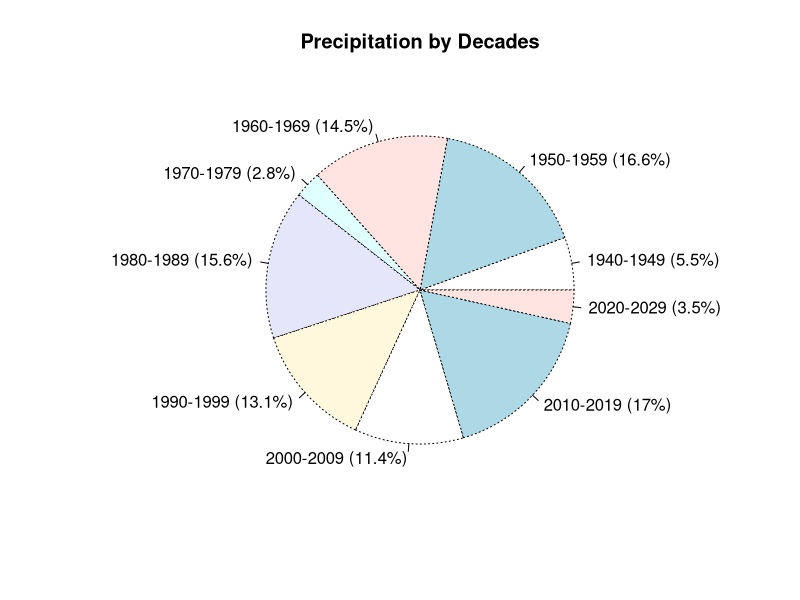
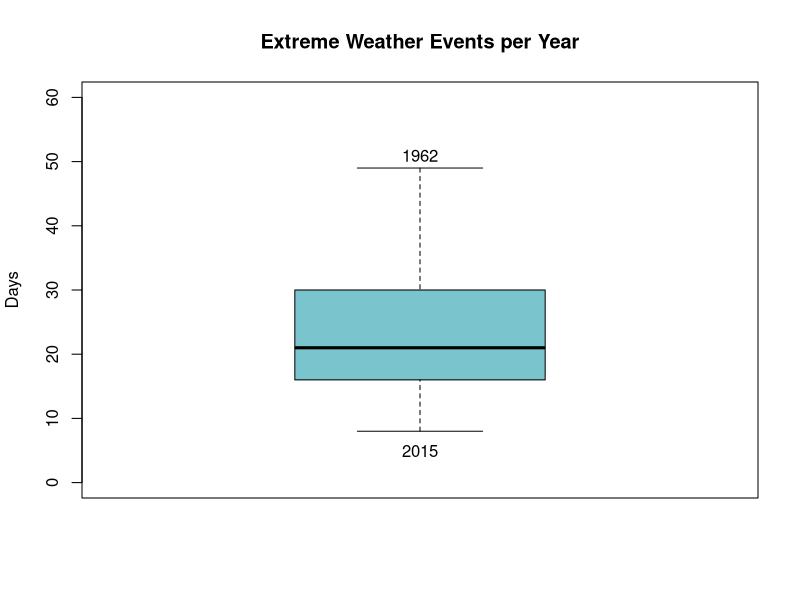
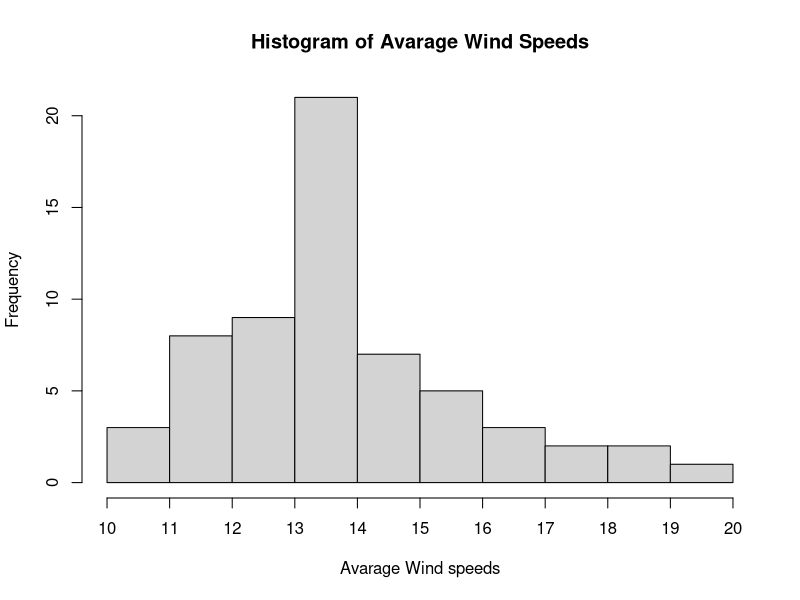
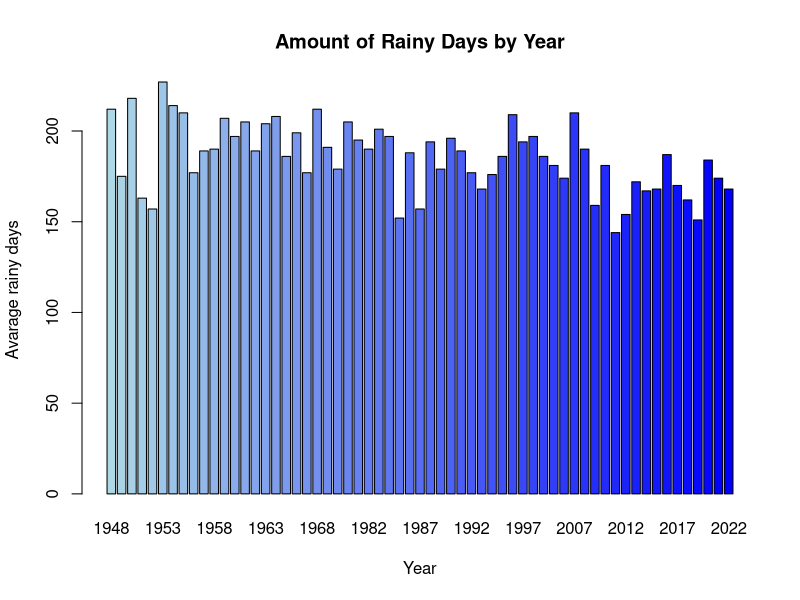
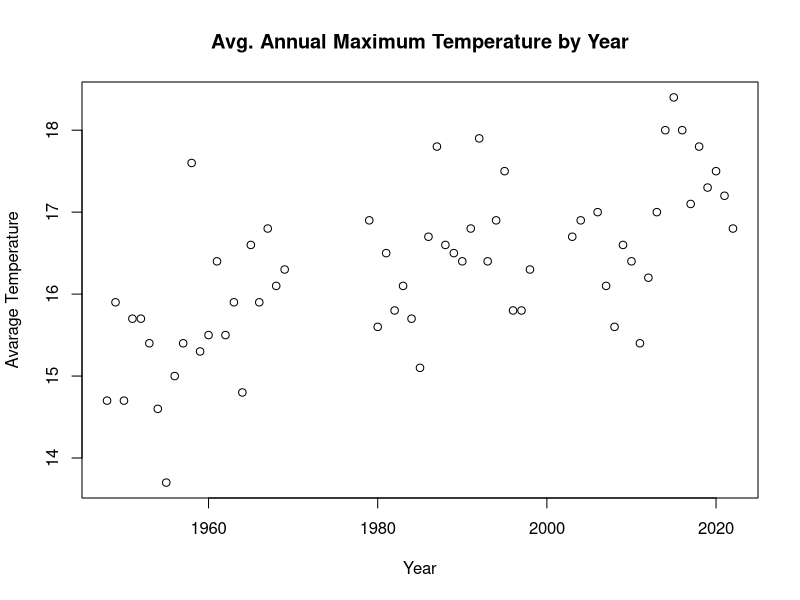

Reproduce these figures in R, in order.
#import climate data
ClimateData <- read.csv("ClimateData.csv")
print(ClimateData)

#6. printing the data in the csv creates a table, while printing a summary creates an overview of  the data in the table such as central tendency (min, mean, median, max, and quartiles)
summary(ClimateData)

#7. FG stands for the number of foggy days
#8. Empty values are represented as NA 
paste (print("N/A:"), sum(is.na(ClimateData)))

#9. ClimateData's variable class is data.frame; it is data displayed as a table
paste (print("Variable Type:"), print(class(ClimateData)))

UniqueCD <- unique(ClimateData)
#duplicated(UniqueCD)
#10. Comment of code above checks if new dataset has removed duplicates
print(UniqueCD)
#11. Calculates mean and median of all columns within the cleaned dataset:
summary(UniqueCD)

#12. the standard deviation of T is NA because the NA in the dataset makes it impossible for the program to find the standard deviation.
print("standard deviation of T:")
sd(UniqueCD$T)

#13. to fix this problem we have to make the program ommit the NA values in its calculations, using na.omit
#sd(na.omit(UniqueCD$T))
print("standard deviation, ommiting NA values:")
sapply(na.omit(UniqueCD), sd)

#creates new variable out of climate data that is unique and omits NA values
OUCD <- na.omit(UniqueCD, na.rm = True)
print(OUCD)
#OUCD stands for omited, unique, Climate Data

#14. Creates Piechart:
Sort <- OUCD[, c("Year", "PP")]
Sort$Decade <- cut(Sort$Year, breaks = seq(1940, 2030, by = 10), include.lowest = TRUE, labels = c("1940-1949", "1950-1959", "1960-1969","1970-1979", "1980-1989", "1990-1999", "2000-2009", "2010-2019", "2020-2029"))
decade_data <- aggregate(PP ~ Decade, Sort, sum)
print (Sort)

PercLbl <- paste0(decade_data$Decade, " (", round(100 * decade_data$PP / sum(decade_data$PP), 1), "%)")

pie(decade_data$PP, labels =  PercLbl, main = "Precipitation by Decades", lty = 3)


#14. since there is only one year that counts PP in the 1970s it shows as having "less" rain

#15. Creates box and whisker plot:
EWData <- cbind(OUCD$SN, OUCD$TS, OUCD$TN, OUCD$GR)
print(EWData)
print(rowSums(EWData))
EWData<- rowSums(EWData)

boxplot(EWData, ylab= "Days", main= "Extreme Weather Events per Year", density=50, col="cadetblue3", ylim = c(0,60))
text(x= 1, y= 5, labels = "2015")
text(x= 1, y= 51, labels = "1962")

#16. Creates Histogram of avarage wind speeds
WS <- OUCD$V
print(OUCD$V)
hist(WS, main = "Histogram of Avarage Wind Speeds", xlab="Avarage Wind speeds", plot = TRUE, axes = TRUE,xaxp = c(10, 20, 10), xlim = range(10:11, 11:12, 12:13, 13:14, 14:15, 15:16, 16:17, 17:18, 18:19, 19:20))

#16. 13-14 wind speed is the most populated on the histogram

#17. creates bar graph
bgx <- OUCD$Year
bgy <- OUCD$RA
print(cbind(bgx, bgy))

gradient <- colorRampPalette(c("lightblue", "blue"))(length(bgx))

barplot(bgy, names.arg = bgx, main = "Amount of Rainy Days by Year", ylab = "Avarage rainy days", xlab = "Year", col = gradient )


#17. yes i think a bar graph is good to represent this data, we can clearly see which year produced what amount of rain, meaning that the graph is functional

#18. creates a scatterplot of average annual maximum temperature vs. Year
spx <- OUCD$Year
spy <- OUCD$TM
print(cbind(spx, spy))

plot(spx, spy, main="Avg. Annual Maximum Temperature by Year", xlab="Year", ylab="Avarage Temperature")
#18. it appears to be trending ever so slightly upwards. although i do not think that the years are causing the upward trend, it is just correlated.


